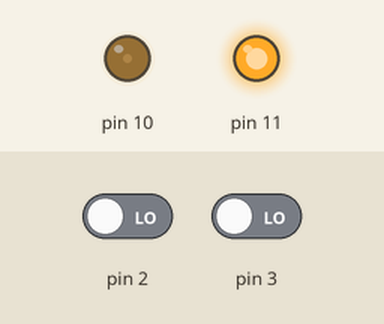
This sketch was run on a simulated Arduino Uno, built with avr-gcc and run on an emulated ATmega328P. Parts: output pins drawn as LEDs (lit = HIGH). The inputs (shaded band) are chosen by the test bench; at power-on: pin 2 LOW, pin 3 LOW.

Above: at 1.2 s.
1.3 s: pin 2 driven HIGH
At 1.9 s:
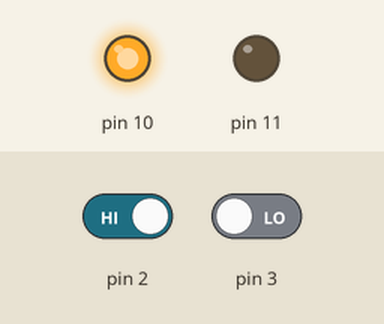
2.8 s: pin 3 driven HIGH
At 4.2 s:
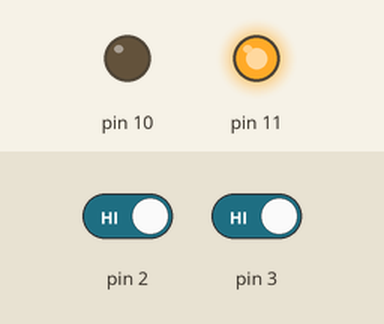
Timing chart, 0 to 5.8 s (numbered marks = the images above; inputs shaded):
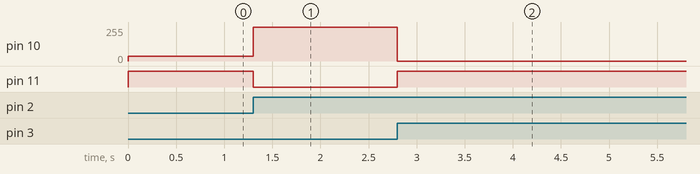

The sketch:

practica_3.ino
```cpp
void setup() {
  attachInterrupt(digitalPinToInterrupt(2), setGreen, RISING);
  attachInterrupt(digitalPinToInterrupt(3), setRed, RISING);
  setColor(255, 35);
}

void loop() {}

void setGreen() {
  setColor(0, 255);
}

void setRed() {
  setColor(255, 0);
}

void setColor(int red, int green) {
  analogWrite(11, red);
  analogWrite(10, green);
}
```

Measured:
- after the input at 1.3 s, pin 10: 35/255 → 255/255 at once; pin 11: HIGH → LOW at once
- after the input at 2.8 s, pin 10: 255/255 → 0/255 at once; pin 11: LOW → HIGH at once
